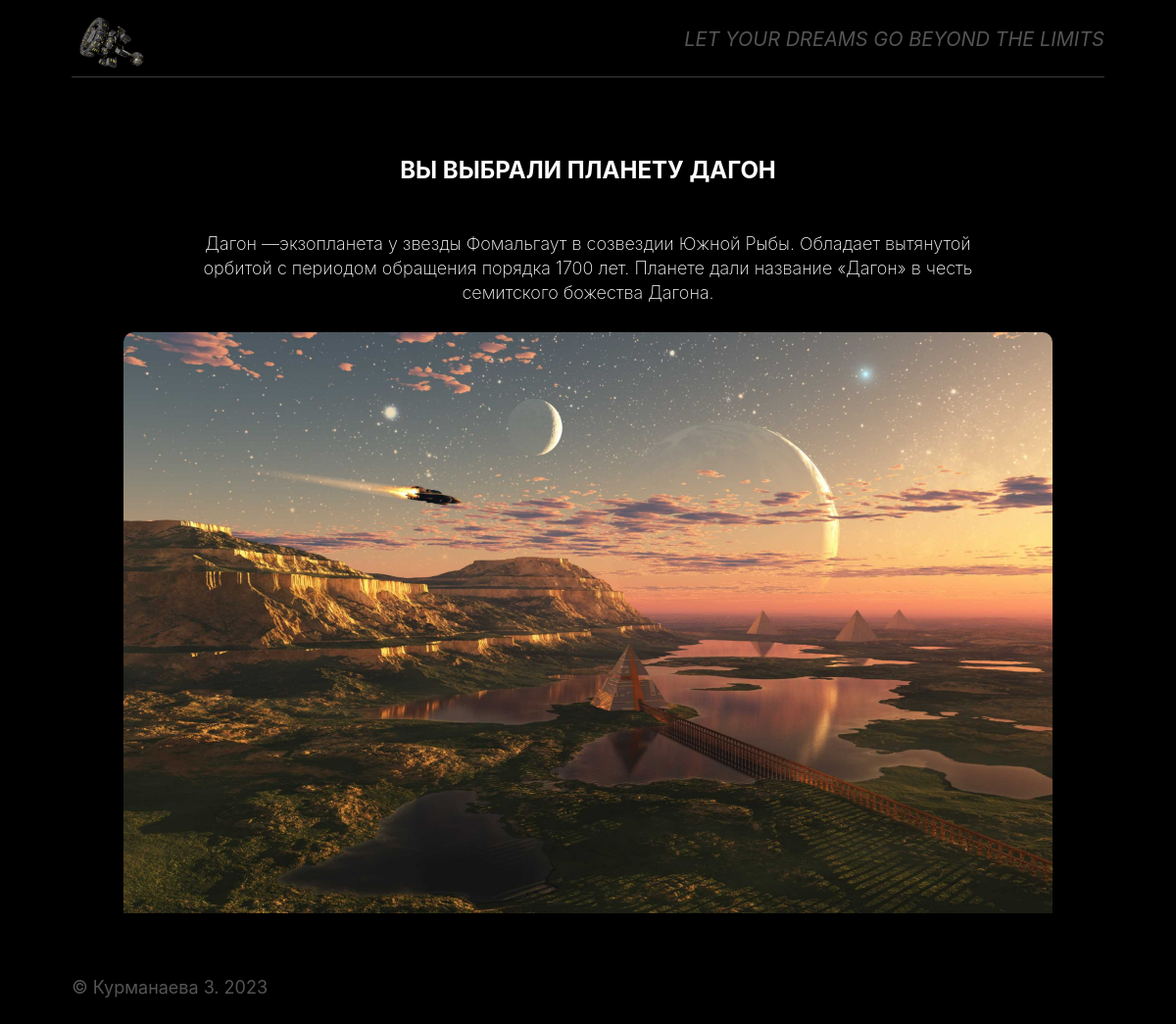
Page /planet/3 on the committed database.
### tables this page shows
CREATE TABLE "planets" (
	"id"	INTEGER NOT NULL,
	"name"	TEXT NOT NULL,
	"destination"	TEXT NOT NULL,
	"price"	INTEGER NOT NULL,
	"image"	TEXT NOT NULL,
	PRIMARY KEY("id" AUTOINCREMENT)
);

### server.py (the view)
@app.route("/planet/<int:value>")
def plnt(value):
    con = get_connect()
    base = Base.PlanetsDB(con)
    planet = base.getPlanet(value)
    return render_template("planet.html", image=planet["image"], price=planet["price"], name=planet["name"], destination=planet["destination"])

### Base.py (called while the page is built)
    def getPlanet(self, id):
        sql = "SELECT * FROM planets WHERE id = ?"
        self.__cursor.execute(sql, tuple([id]))
        return self.__cursor.fetchone()

### server.py (called while the page is built)
def connect_db():
    con = sqlite3.connect(app.config['DATABASE'])
    con.row_factory = sqlite3.Row
    return con

def get_connect():
    if not hasattr(g, 'link_db'):
        g.link_db = connect_db()
    return g.link_db

@app.teardown_appcontext
def close_connect(error):
    if hasattr(g, 'link_db'):
        g.link_db.close()

### templates/planet.html
{% extends 'base.html' %} {% block title %} Выбранное направление {% endblock %}
{% block main %}
<section class="planet">
  <h1 class="header__text">Вы выбрали планету {{ name }}</h1>
  <p class="planet-text">{{ destination }}</p>
  <img class="planet__image" src="/static/images/{{image}}" alt="{{ name }}" />
</section>
{% endblock %}

### static/css/style.css (style rules this page uses)
.page { background-color: #000; font-family: 'Inter', Arial, sans-serif; -webkit-font-smoothing: antialiased; -moz-osx-font-smoothing: grayscale; -webkit-text-size-adjust: 100%; -ms-text-size-adjust: 100%; -moz-text-size-adjust: 100%; text-rendering: optimizeLegibility; color: #fff; }
.header__text { text-align: center; text-transform: uppercase; font-size: 26px; }
@media screen and (max-width: 1269px) { .header__text { font-size: 24px; } }
.planet { width: 69%; display: flex; flex-direction: column; box-sizing: border-box; justify-content: flex-start; align-items: center; margin: 0 auto; }
@media screen and (max-width: 1269px) { .planet { width: 89%; justify-content: center; } }
.planet__image { width: 90%; border-radius: 10px 10px 0 0; }
.planet-text { text-align: center; font-size: 22px; font-weight: 300; line-height: 1.4; max-width: 80%; padding: 10px 0; }
@media screen and (max-width: 1269px) { .planet-text { width: 100%; font-size: 18px; font-weight: 200; line-height: 1.4; } }

### rows in the picture
planets: name "ДАГОН", destination "Дагон —экзопланета у звезды Фомальгаут в созвездии Южной Рыбы. Обладает вытянутой орбитой с периодом обращения порядка 1700 лет. Планете дали название «Дагон» в честь семитского божества Дагона.", image (picture)
